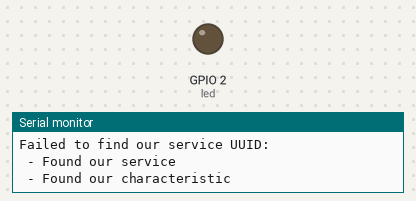
This sketch was run on a simulated ESP32. Shown: output pins drawn as LEDs (lit = HIGH), the last lines printed to the serial monitor. Nothing arrives over Bluetooth unless stated. At 11.0 s the program puts the board to deep sleep or switches it off; the recording ends there.

Above: at 0.8 s.
At 5.88 s:
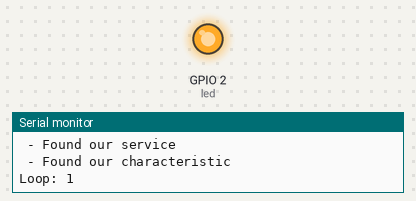
Timing chart, 0 to 7.5 s (numbered marks = the images above):
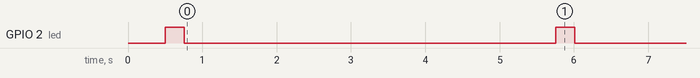

The sketch:

advanced_thermostat_arduino.ino
```cpp
#include <BLEDevice.h>
#include <SimpleTimer.h>
#include <esp_task_wdt.h>

#define LYWSD03MMC_ADDR_HOUSE "a4:c1:38:D3:71:A1"
#define LYWSD03MMC_ADDR_BARN "a4:c1:38:8C:DA:85"
#define WDT_TIMEOUT 75
#define FREEZE_AFTER 60
//D371A1
//"a4:c1:38:D3:71:A1"
//"a4:c1:38:8C:DA:85"

int led = LED_BUILTIN;
int loops = 0;


BLEClient* pClient;

static BLEAddress htSensorAddress01(LYWSD03MMC_ADDR_HOUSE);
static BLEAddress htSensorAddress02(LYWSD03MMC_ADDR_BARN);

bool connectionSuccessful = false;

// The remote service we wish to connect to.
static BLEUUID serviceUUID("ebe0ccb0-7a0a-4b0c-8a1a-6ff2997da3a6");
// The characteristic of the remote service we are interested in.
static BLEUUID    charUUID("ebe0ccc1-7a0a-4b0c-8a1a-6ff2997da3a6");


class MyClientCallback : public BLEClientCallbacks {
    void onConnect(BLEClient* pclient) {
      Serial.println("Connected");
    }

    void onDisconnect(BLEClient* pclient) {
      Serial.println("Disconnected");
      if (!connectionSuccessful) {
        Serial.println("RESTART");
        ESP.restart();
      }
    }
};

static void notifyCallback(
  BLERemoteCharacteristic* pBLERemoteCharacteristic,
  uint8_t* pData,
  size_t length,
  bool isNotify) {
  float temp;
  float humi;
  float batterymV;
  float batteryPercent;
  batteryPercent = 0;
  Serial.print("Notify callback for characteristic ");
  Serial.println(pBLERemoteCharacteristic->getUUID().toString().c_str());
  temp = (pData[0] | (pData[1] << 8)) * 0.01; //little endian
  humi = pData[2];
  batterymV = (pData[3] | (pData[4] << 8));
  if (batterymV < 2445 &&  batterymV >= 2100){
    batteryPercent = ((batterymV - 2100)*(6-0)/(2400-2100)) + (6-0);
    //Serial.println("11");
  }

  if (batterymV < 2740 &&  batterymV >= 2406){
    batteryPercent = ((batterymV - 2400)*(18-6)/(2740-2400)) + (18-6);
    //Serial.println("22");
  }

  if (batterymV < 2900 &&  batterymV >= 2740){
    batteryPercent = ((batterymV - 2740)*(42-18)/(2900-2740)) + (42-18);
    //Serial.println("33");
  }

  if (batterymV > 2900){
    batteryPercent = ((batterymV - 2900)*(100-42)/(3300-2900)) + (100-42);
     //Serial.println("44");
  }


  Serial.printf("temp = %.1f : humidity = %.1f  : battery mV = %.1f : battery percent = %.1f \n", temp, humi, batterymV, batteryPercent);


  pClient->disconnect();
}

void registerNotification() {

  // Obtain a reference to the service we are after in the remote BLE server.
  BLERemoteService* pRemoteService = pClient->getService(serviceUUID);
  if (pRemoteService == nullptr) {
    Serial.print("Failed to find our service UUID: ");
    Serial.println(serviceUUID.toString().c_str());
    pClient->disconnect();
  }
  Serial.println(" - Found our service");
  try
  {
    // Obtain a reference to the characteristic in the service of the remote BLE server.
    BLERemoteCharacteristic* pRemoteCharacteristic = pRemoteService->getCharacteristic(charUUID);
    if (pRemoteCharacteristic == nullptr) {
      Serial.print("Failed to find our characteristic UUID: ");
      Serial.println(charUUID.toString().c_str());
      pClient->disconnect();
    }
    Serial.println(" - Found our characteristic");
    pRemoteCharacteristic->registerForNotify(notifyCallback);
  }
  catch(const std::exception& e)
  {
    Serial.println(e.what());
  }


}

void setup() {
  Serial.begin(115200);

  Serial.println("Setting up Watchdog Timer..");
  esp_task_wdt_deinit();
  esp_task_wdt_config_t wdt_config = {
    .timeout_ms = WDT_TIMEOUT * 1000,
    .idle_core_mask = 1 << 0,
    .trigger_panic = true
  };
  esp_task_wdt_init(&wdt_config);
  esp_task_wdt_add(NULL);

  // set LED to be an output pin
  pinMode(led, OUTPUT);

  delay(500);
  Serial.println("Starting MJ client...");
  BLEDevice::init("ESP32");
  esp_sleep_enable_timer_wakeup(60000000);
  //createBleClientWithCallbacks();
  //delay(1000);
  //connectSensor();
  //registerNotification();
}

void loop() {
  // do nothing

  esp_task_wdt_reset();

  digitalWrite(led, HIGH);   // turn the LED on (HIGH is the voltage level)
  Serial.println("");
  Serial.print("Loop: ");
  Serial.println(loops);
  try
  {
    createBleClientWithCallbacks();
  }
  catch(const std::exception& e)
  {
    Serial.println(e.what());
  }
  delay(250);
  try
  {
    connectSensor(loops);
  }
  catch(const std::exception& e)
  {
    Serial.println(e.what());
  }
    try
  {
    registerNotification();
  }
  catch(const std::exception& e)
  {
    Serial.println(e.what());
  }

  // wait for a half second
  digitalWrite(led, LOW);    // turn the LED off by making the voltage LOW
                  // wait for a half second
  loops++;

  if (loops == 2){
    digitalWrite(led, LOW);
    delay(5000);
    Serial.print("I am tired, going to sleep for 60 Sec");
    Serial.flush();

    esp_deep_sleep_start();
  }
  delay(5000);
}

void createBleClientWithCallbacks() {
  pClient = BLEDevice::createClient();
  pClient->setClientCallbacks(new MyClientCallback());
}

void connectSensor(int loops) {
  if (loops % 2 == 0) {
        pClient->connect(htSensorAddress01);
        Serial.println("Connecting to the House");
  } else {
        pClient->connect(htSensorAddress02);
        Serial.println("Connecting to the Barn");
  }
  connectionSuccessful = true;
}
```

Measured:
- by itself, GPIO 2 (led): alternates HIGH for 0.25 s and LOW for 5.0 s
